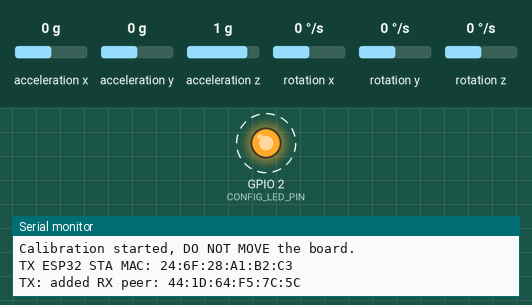
Simulated run of this sketch. Board: ESP32. Parts: output pins drawn as LEDs (lit = HIGH), the last lines printed to the serial monitor. Dashed ring = blinking. The test bench sets the inputs (shaded band); at power-on: acceleration z 1 g, acceleration y 0 g, acceleration x 0 g, rotation x 0 °/s, rotation y 0 °/s, rotation z 0 °/s. WiFi joins after 1.5 s; servers stay silent unless stated.

Above: at 0.25 s.
At 5.7 s:
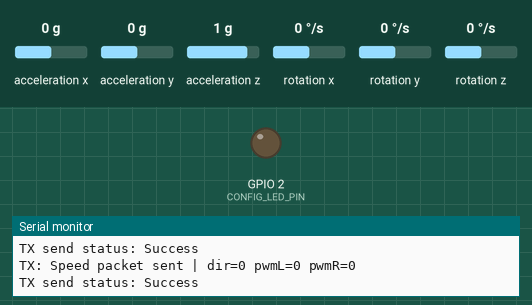
5.8 s: acceleration z set to -1.4 g
7.3 s: acceleration y set to -0.2 g
Timing chart, 0 to 9.8 s (numbered marks = the images above; inputs shaded):
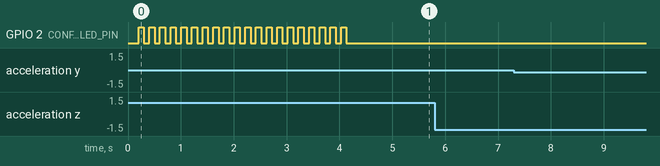

Measured:
- by itself, GPIO 2 (CONFIG_LED_PIN): alternates HIGH for 0.10 s and LOW for 0.10 s, 40 changes in all, then stays LOW

The sketch:

MPU6050_Telemetry_TX.ino
```cpp
#include <Arduino.h>
#include <Wire.h>
#include <MPU6050_light.h>

#include <esp_now.h>
#include <WiFi.h>
#include <esp_mac.h>   // esp_read_mac, ESP_MAC_WIFI_STA
#include <math.h>      // fabsf, atan2f, sqrtf

// ================== GLOBAL CONFIG / CONSTANTS ==================

// Pins
const uint8_t CONFIG_LED_PIN           = 2;     // Onboard LED pin
const int     CONFIG_I2C_SDA_PIN       = 19;    // SDA pin
const int     CONFIG_I2C_SCL_PIN       = 23;    // SCL pin

// Startup
const uint32_t CONFIG_STARTUP_DELAY_MS = 200;   // small gate at startup

// Calibration settings
const uint16_t CONFIG_CALIB_SAMPLE_COUNT       = 2000;  // samples for gyro calib
const uint32_t CONFIG_CALIB_SAMPLE_INTERVAL_US = 2000;  // µs between samples
const uint32_t CONFIG_CALIB_BLINK_INTERVAL_MS  = 100;   // LED blink during calibration

// Filter / math constants
const float    CONFIG_RAD_TO_DEG               = 57.2957795f;
const float    CONFIG_COMPLEMENTARY_ALPHA      = 0.95f; // gyro weight
const float    CONFIG_MICROS_TO_SECONDS        = 1.0e-6f;
const float    CONFIG_INITIAL_ANGLE_DEG        = 0.0f;
const float    CONFIG_YAW_WRAP_POS_DEG         = 180.0f;
const float    CONFIG_YAW_WRAP_NEG_DEG         = -180.0f;
const float    CONFIG_FULL_TURN_DEG            = 360.0f;

// Print & send intervals
const uint32_t CONFIG_PRINT_INTERVAL_MS        = 1000;  // print every second
const uint32_t CONFIG_SEND_INTERVAL_MS         = 100;   // send every 100 ms

// Link monitoring
const uint32_t CONFIG_LINK_TIMEOUT_MS          = 1000;  // if no ACK in this time → link lost

// MPU status code
const uint8_t  CONFIG_MPU_STATUS_OK            = 0;     // status==0 => OK

// RX (peer) MAC - your receiver board
uint8_t CONFIG_RX_MAC[6] = {0x44, 0x1D, 0x64, 0xF5, 0x7C, 0x5C};

// ACK payload
const char CONFIG_ACK_TEXT[] = "ACK";

// ========= SPEED MAPPING CONFIG (TX-side) =========

// 10-bit PWM
const int SPEED_BITS        = 10;
const int SPEED_MAX         = (1 << SPEED_BITS) - 1;  // 1023
const int SPEED_MIN_RUN     = 150;  // minimal useful PWM when moving
const int SPEED_STOP        = 0;

// Max "useful" tilt angles for control zone
const float MAX_PITCH_DEG   = 30.0f;  // for turning (around Y)
const float MAX_ROLL_DEG    = 30.0f;  // for forward/back (around X)

// Deadzones around neutral pose
const float PITCH_DEADZONE_DEG = 5.0f;
const float ROLL_DEADZONE_DEG  = 5.0f;

// Safety: if pitch or roll goes beyond this, we force STOP
// (Yaw is intentionally NOT used to avoid drift issues)
const float MAX_ABS_ANGLE_DEG  = 60.0f;

// Slew-rate limit for command changes (per ms, in normalized [-1..1] units)
const float CMD_SLEW_MAX_PER_MS = 0.004f;  // 0 → full in ~250 ms

// ====== SENSITIVITY COEFFICIENTS ======
// How fast speed increases with inclination.
// < 1.0 → softer, > 1.0 → more aggressive.
const float FORWARD_SENSITIVITY = 2.0f;  // roll → forward/back
const float TURN_SENSITIVITY    = 2.0f;  // pitch → left/right

// How much forward "thrust" comes from turning only (side tilt)
// 0.0 → no motion if you only tilt sideways
// 0.5 → half speed from pure turning
const float TURN_THRUST_FACTOR  = 0.5f;

// Packet structure **sent to RX**
struct SpeedPacket {
  uint16_t pwmL;   // 0..1023 magnitude
  uint16_t pwmR;   // 0..1023 magnitude
  int8_t   dir;    // -1 = backward, 0 = stop, 1 = forward
};

// ================== GLOBAL STATE ==================

MPU6050 mpu(Wire);

// Calibration state machine
enum CalibState {
  CALIB_STATE_NOT_STARTED = 0,
  CALIB_STATE_RUNNING     = 1,
  CALIB_STATE_DONE        = 2
};

CalibState globalCalibState = CALIB_STATE_NOT_STARTED;

// Gyro calibration sums & offsets
uint16_t globalCalibSampleCounter = 0;
float    globalGyroXSum           = 0.0f;
float    globalGyroYSum           = 0.0f;
float    globalGyroZSum           = 0.0f;

float    globalGyroXOffset        = 0.0f;
float    globalGyroYOffset        = 0.0f;
float    globalGyroZOffset        = 0.0f;

// Timing globals
uint32_t globalLastBlinkMillis    = 0;
uint32_t globalLastSampleMicros   = 0;
uint32_t globalLastUpdateMicros   = 0;
uint32_t globalLastPrintMillis    = 0;
uint32_t globalLastSendMillis     = 0;
uint32_t globalStartupMillis      = 0;

// Angles (current filtered)
float    globalPitchDeg           = 0.0f;  // rotation around Y
float    globalRollDeg            = 0.0f;  // rotation around X
float    globalYawDeg             = 0.0f;

// Neutral (starting) orientation
float    neutralPitchDeg          = 0.0f;
float    neutralRollDeg           = 0.0f;

// IMU status flag
bool     globalImuOk              = false;

// Link state (for LED)
bool     globalLinkActive         = false;
uint32_t globalLastAckMillis      = 0;

// Command smoothing (slew-rate limiting)
float    g_forwardCmdPrev         = 0.0f;  // [-1..1]
float    g_turnCmdPrev            = 0.0f;  // [-1..1]
uint32_t g_lastCmdUpdateMs        = 0;

// ================== HELPER FUNCTIONS ==================

void printMac(const uint8_t *mac) {
  for (int i = 0; i < 6; i++) {
    if (i > 0) Serial.print(":");
    if (mac[i] < 0x10) Serial.print("0");
    Serial.print(mac[i], HEX);
  }
}

inline float clampf(float v, float lo, float hi) {
  if (v < lo) return lo;
  if (v > hi) return hi;
  return v;
}

// Map |value| in [0..1] to [SPEED_MIN_RUN..SPEED_MAX]
int speedFromNormalized(float v) {
  float mag = fabsf(v);  // [0..1]
  if (mag < 0.001f) {
    return SPEED_STOP;
  }

  int pwmSpan = SPEED_MAX - SPEED_MIN_RUN;
  int pwm     = SPEED_MIN_RUN + (int)(mag * pwmSpan);

  if (pwm > SPEED_MAX) pwm = SPEED_MAX;
  return pwm;  // magnitude only
}

// Map an angle (deg) with deadzone & max angle to a normalized command [-1..1]
float mapAngleToCommand(float angleDeg, float deadzoneDeg, float maxDeg) {
  float absA = fabsf(angleDeg);

  if (absA <= deadzoneDeg) {
    return 0.0f;
  }

  float span = maxDeg - deadzoneDeg;
  if (span <= 0.0f) {
    return 0.0f;
  }

  float mag = (absA - deadzoneDeg) / span;  // 0..1
  if (mag > 1.0f) mag = 1.0f;

  float sign = (angleDeg >= 0.0f) ? 1.0f : -1.0f;
  return sign * mag;  // [-1..1]
}

// Build SpeedPacket from current angles with safety, sensitivity & slew
void buildSpeedPacket(SpeedPacket &spkt) {
  uint32_t nowMs = millis();

  // Angles relative to neutral starting point
  float relPitch = globalPitchDeg - neutralPitchDeg;  // for turning (left/right)
  float relRoll  = globalRollDeg  - neutralRollDeg;   // for forward/back

  // Default STOP
  spkt.dir  = 0;
  spkt.pwmL = SPEED_STOP;
  spkt.pwmR = SPEED_STOP;

  // --- SAFETY: tilt only (pitch/roll), yaw is NOT used ---
  if (fabsf(relPitch) > MAX_ABS_ANGLE_DEG ||
      fabsf(relRoll)  > MAX_ABS_ANGLE_DEG) {

    g_forwardCmdPrev  = 0.0f;
    g_turnCmdPrev     = 0.0f;
    g_lastCmdUpdateMs = nowMs;

    Serial.print(F("Safety: tilt too large → STOP | relPitch="));
    Serial.print(relPitch, 2);
    Serial.print(F(" relRoll="));
    Serial.println(relRoll, 2);
    return;
  }

  // ---------- Raw commands from angles ----------
  // Forward / back: roll
  // Turn left/right: pitch (minus to flip side if needed)
  float forwardRaw = mapAngleToCommand(relRoll,  ROLL_DEADZONE_DEG,  MAX_ROLL_DEG);   // -1..1
  float turnRaw    = -mapAngleToCommand(relPitch, PITCH_DEADZONE_DEG, MAX_PITCH_DEG); // -1..1

  // Sensitivity
  forwardRaw *= FORWARD_SENSITIVITY;
  turnRaw    *= TURN_SENSITIVITY;

  forwardRaw = clampf(forwardRaw, -1.0f, 1.0f);
  turnRaw    = clampf(turnRaw,    -1.0f, 1.0f);

  // Near neutral?
  bool nearNeutral =
    (fabsf(relPitch) < PITCH_DEADZONE_DEG && fabsf(relRoll) < ROLL_DEADZONE_DEG);

  // ---------- Slew-rate limiting ----------
  if (g_lastCmdUpdateMs == 0) {
    g_forwardCmdPrev  = forwardRaw;
    g_turnCmdPrev     = turnRaw;
    g_lastCmdUpdateMs = nowMs;
  }

  uint32_t dtMs = nowMs - g_lastCmdUpdateMs;
  if (dtMs == 0) dtMs = 1;
  g_lastCmdUpdateMs = nowMs;

  float maxDelta = CMD_SLEW_MAX_PER_MS * (float)dtMs;

  // Forward axis
  float deltaFwd = forwardRaw - g_forwardCmdPrev;
  if (deltaFwd >  maxDelta) deltaFwd =  maxDelta;
  if (deltaFwd < -maxDelta) deltaFwd = -maxDelta;
  float forwardSmooth = g_forwardCmdPrev + deltaFwd;
  g_forwardCmdPrev    = forwardSmooth;

  // Turn axis
  float deltaTurn = turnRaw - g_turnCmdPrev;
  if (deltaTurn >  maxDelta) deltaTurn =  maxDelta;
  if (deltaTurn < -maxDelta) deltaTurn = -maxDelta;
  float turnSmooth = g_turnCmdPrev + deltaTurn;
  g_turnCmdPrev    = turnSmooth;

  // Snap to zero near neutral
  if (nearNeutral && fabsf(forwardSmooth) < 0.01f && fabsf(turnSmooth) < 0.01f) {
    forwardSmooth = 0.0f;
    turnSmooth    = 0.0f;
  }

  // ---------- Direction logic ----------
  const float FORWARD_DIR_THRESH = 0.02f;
  const float TURN_MOVE_THRESH   = 0.05f;

  if (forwardSmooth > FORWARD_DIR_THRESH) {
    spkt.dir = 1;        // forward
  } else if (forwardSmooth < -FORWARD_DIR_THRESH) {
    spkt.dir = -1;       // backward
  } else if (fabsf(turnSmooth) > TURN_MOVE_THRESH) {
    // No forward tilt, but side tilt present → turn while moving slowly forward
    spkt.dir = 1;        // choose forward as default
  } else {
    spkt.dir = 0;        // fully neutral
  }

  // ---------- Throttle magnitude ----------
  // Combine forward tilt + side tilt:
  float throttleFromForward = fabsf(forwardSmooth);
  float throttleFromTurn    = TURN_THRUST_FACTOR * fabsf(turnSmooth);

  float throttleMag = clampf(throttleFromForward + throttleFromTurn, 0.0f, 1.0f);

  // If direction is 0 or throttle tiny → STOP
  if (spkt.dir == 0 || throttleMag < 0.01f) {
    spkt.dir  = 0;
    spkt.pwmL = SPEED_STOP;
    spkt.pwmR = SPEED_STOP;
    return;
  }

  // ---------- Differential mixing ----------
  // turnSmooth bends left/right around throttleMag
  float baseL = throttleMag - turnSmooth;
  float baseR = throttleMag + turnSmooth;

  baseL = clampf(baseL, 0.0f, 1.0f);
  baseR = clampf(baseR, 0.0f, 1.0f);

  // Convert to PWM magnitudes
  uint16_t pwmL = (uint16_t)speedFromNormalized(baseL);
  uint16_t pwmR = (uint16_t)speedFromNormalized(baseR);

  spkt.pwmL = pwmL;
  spkt.pwmR = pwmR;

  // Debug
  Serial.print(F("relRoll(X)="));
  Serial.print(relRoll, 2);
  Serial.print(F(" relPitch(Y)="));
  Serial.print(relPitch, 2);
  Serial.print(F(" | fSm="));
  Serial.print(forwardSmooth, 3);
  Serial.print(F(" tSm="));
  Serial.print(turnSmooth, 3);
  Serial.print(F(" thrF="));
  Serial.print(throttleFromForward, 3);
  Serial.print(F(" thrT="));
  Serial.print(throttleFromTurn, 3);
  Serial.print(F(" thrMag="));
  Serial.print(throttleMag, 3);
  Serial.print(F(" | dir="));
  Serial.print((int)spkt.dir);
  Serial.print(F(" pwmL="));
  Serial.print(spkt.pwmL);
  Serial.print(F(" pwmR="));
  Serial.println(spkt.pwmR);
}

// ========== Calibration helpers ==========

void startCalibration() {
  globalCalibState          = CALIB_STATE_RUNNING;
  globalCalibSampleCounter  = 0;
  globalGyroXSum            = 0.0f;
  globalGyroYSum            = 0.0f;
  globalGyroZSum            = 0.0f;

  globalLastSampleMicros    = micros();
  globalLastBlinkMillis     = millis();

  digitalWrite(CONFIG_LED_PIN, LOW);

  Serial.println(F("Calibration started, DO NOT MOVE the board."));
}

void handleCalibration() {
  if (globalCalibState != CALIB_STATE_RUNNING) {
    return;
  }

  uint32_t currentMillis = millis();
  uint32_t currentMicros = micros();

  // LED blink (non-blocking)
  if (currentMillis - globalLastBlinkMillis >= CONFIG_CALIB_BLINK_INTERVAL_MS) {
    globalLastBlinkMillis = currentMillis;
    digitalWrite(CONFIG_LED_PIN, !digitalRead(CONFIG_LED_PIN));
  }

  // Sample IMU (non-blocking)
  if ((currentMicros - globalLastSampleMicros) >= CONFIG_CALIB_SAMPLE_INTERVAL_US &&
      globalCalibSampleCounter < CONFIG_CALIB_SAMPLE_COUNT) {

    globalLastSampleMicros = currentMicros;

    mpu.update();

    float gyroX = mpu.getGyroX();
    float gyroY = mpu.getGyroY();
    float gyroZ = mpu.getGyroZ();

    globalGyroXSum += gyroX;
    globalGyroYSum += gyroY;
    globalGyroZSum += gyroZ;

    globalCalibSampleCounter++;
  }

  // Finish calibration
  if (globalCalibSampleCounter >= CONFIG_CALIB_SAMPLE_COUNT) {
    float nSamples = static_cast<float>(CONFIG_CALIB_SAMPLE_COUNT);

    globalGyroXOffset = globalGyroXSum / nSamples;
    globalGyroYOffset = globalGyroYSum / nSamples;
    globalGyroZOffset = globalGyroZSum / nSamples;

    globalCalibState = CALIB_STATE_DONE;
    digitalWrite(CONFIG_LED_PIN, LOW);

    Serial.println(F("Calibration done (gyro only)."));
    Serial.print(F("Gyro offsets: "));
    Serial.print(globalGyroXOffset);
    Serial.print(F(", "));
    Serial.print(globalGyroYOffset);
    Serial.print(F(", "));
    Serial.println(globalGyroZOffset);

    // Initialize angles from accelerometer
    mpu.update();

    float accelX = mpu.getAccX();
    float accelY = mpu.getAccY();
    float accelZ = mpu.getAccZ();

    float accelYZNorm   = sqrtf(accelY * accelY + accelZ * accelZ);

    float pitchFromAccel = atan2f(-accelX, accelYZNorm) * CONFIG_RAD_TO_DEG;
    float rollFromAccel  = atan2f( accelY, accelZ ) * CONFIG_RAD_TO_DEG;

    globalPitchDeg       = pitchFromAccel;
    globalRollDeg        = rollFromAccel;
    globalYawDeg         = CONFIG_INITIAL_ANGLE_DEG;

    // Use this pose as neutral "starting point"
    neutralPitchDeg      = globalPitchDeg;
    neutralRollDeg       = globalRollDeg;

    globalLastUpdateMicros = micros();
    g_lastCmdUpdateMs      = millis();

    Serial.println(F("Angle reference initialized from accelerometer."));
    Serial.print(F("Neutral pitch(Y): "));
    Serial.print(neutralPitchDeg);
    Serial.print(F(" deg, neutral roll(X): "));
    Serial.print(neutralRollDeg);
    Serial.println(F(" deg"));
  }
}

// ============ ESP-NOW CALLBACKS (ESP32 core 3.x) ============

// New send callback signature
void onEspNowSent(const wifi_tx_info_t *info, esp_now_send_status_t status) {
  (void)info; // unused
  Serial.print(F("TX send status: "));
  Serial.println(status == ESP_NOW_SEND_SUCCESS ? F("Success") : F("Fail"));
}

// New recv callback signature
void onEspNowRecv(const esp_now_recv_info_t *recvInfo,
                  const uint8_t *data,
                  int len) {
  Serial.print(F("TX received from: "));
  printMac(recvInfo->src_addr);
  Serial.print(F(" | Len: "));
  Serial.println(len);

  if (len >= 3 &&
      data[0] == CONFIG_ACK_TEXT[0] &&
      data[1] == CONFIG_ACK_TEXT[1] &&
      data[2] == CONFIG_ACK_TEXT[2]) {

    globalLastAckMillis = millis();
    globalLinkActive    = true;
    Serial.println(F("ACK received → link active"));
  } else {
    Serial.print(F("Payload (non-ACK): "));
    for (int i = 0; i < len; i++) {
      Serial.print((char)data[i]);
    }
    Serial.println();
  }
}

// ================== SETUP ==================

void setup() {
  Serial.begin(115200);
  globalStartupMillis = millis();

  pinMode(CONFIG_LED_PIN, OUTPUT);
  digitalWrite(CONFIG_LED_PIN, LOW);

  // I2C & IMU
  Wire.begin(CONFIG_I2C_SDA_PIN, CONFIG_I2C_SCL_PIN);

  uint8_t mpuStatus = mpu.begin();
  Serial.print(F("MPU6050 status: "));
  Serial.println(mpuStatus);

  if (mpuStatus != CONFIG_MPU_STATUS_OK) {
    Serial.println(F("MPU6050 init error, check wiring!"));
    globalImuOk = false;
  } else {
    globalImuOk = true;
    startCalibration();
  }

  // WiFi mode for ESP-NOW
  WiFi.mode(WIFI_STA);
  WiFi.disconnect();

  // Print this ESP32 MAC
  uint8_t txMac[6];
  if (esp_read_mac(txMac, ESP_MAC_WIFI_STA) == ESP_OK) {
    Serial.print(F("TX ESP32 STA MAC: "));
    printMac(txMac);
    Serial.println();
  } else {
    Serial.println(F("Failed to read TX MAC"));
  }

  // ESP-NOW init
  if (esp_now_init() != ESP_OK) {
    Serial.println(F("Error initializing ESP-NOW"));
    return;
  }

  esp_now_register_send_cb(onEspNowSent);
  esp_now_register_recv_cb(onEspNowRecv);

  // Add RX as peer
  esp_now_peer_info_t peerInfo = {};
  memcpy(peerInfo.peer_addr, CONFIG_RX_MAC, 6);
  peerInfo.channel = 0;
  peerInfo.encrypt = false;

  if (esp_now_add_peer(&peerInfo) != ESP_OK) {
    Serial.println(F("Failed to add RX peer"));
    return;
  }

  Serial.print(F("TX: added RX peer: "));
  printMac(CONFIG_RX_MAC);
  Serial.println();
}

// ================== LOOP ==================

void loop() {
  if (!globalImuOk) {
    // IMU failed, optional error blink here
    return;
  }

  // Tiny startup gate (non-blocking)
  if (millis() - globalStartupMillis < CONFIG_STARTUP_DELAY_MS) {
    return;
  }

  // Calibration phase
  if (globalCalibState == CALIB_STATE_RUNNING) {
    handleCalibration();
    return;  // don't send anything before calibration done
  }

  // Normal operation after calibration
  if (globalCalibState == CALIB_STATE_DONE) {

    uint32_t currentMicros = micros();
    float    deltaTime     = static_cast<float>(currentMicros - globalLastUpdateMicros)
                             * CONFIG_MICROS_TO_SECONDS;
    globalLastUpdateMicros = currentMicros;

    mpu.update();

    float accelX = mpu.getAccX();
    float accelY = mpu.getAccY();
    float accelZ = mpu.getAccZ();

    float gyroX  = mpu.getGyroX() - globalGyroXOffset;
    float gyroY  = mpu.getGyroY() - globalGyroYOffset;
    float gyroZ  = mpu.getGyroZ() - globalGyroZOffset;

    float accelYZNorm   = sqrtf(accelY * accelY + accelZ * accelZ);

    float pitchFromAccel = atan2f(-accelX, accelYZNorm) * CONFIG_RAD_TO_DEG;
    float rollFromAccel  = atan2f( accelY, accelZ ) * CONFIG_RAD_TO_DEG;

    // gyroY affects pitch, gyroX affects roll
    float pitchFromGyro  = globalPitchDeg + gyroY * deltaTime;
    float rollFromGyro   = globalRollDeg  + gyroX * deltaTime;
    float yawFromGyro    = globalYawDeg   + gyroZ * deltaTime;

    float beta = (1.0f - CONFIG_COMPLEMENTARY_ALPHA);

    globalPitchDeg = CONFIG_COMPLEMENTARY_ALPHA * pitchFromGyro
                   + beta                        * pitchFromAccel;

    globalRollDeg  = CONFIG_COMPLEMENTARY_ALPHA * rollFromGyro
                   + beta                        * rollFromAccel;

    globalYawDeg   = yawFromGyro;

    // Wrap yaw into [-180, 180] for printing only
    if (globalYawDeg > CONFIG_YAW_WRAP_POS_DEG) {
      globalYawDeg -= CONFIG_FULL_TURN_DEG;
    }
    if (globalYawDeg < CONFIG_YAW_WRAP_NEG_DEG) {
      globalYawDeg += CONFIG_FULL_TURN_DEG;
    }

    uint32_t currentMillis = millis();

    // --- Serial print angles ---
    if (currentMillis - globalLastPrintMillis >= CONFIG_PRINT_INTERVAL_MS) {
      globalLastPrintMillis = currentMillis;

      Serial.print(F("ROLL(X): "));
      Serial.print(globalRollDeg);
      Serial.print(F("\tPITCH(Y): "));
      Serial.print(globalPitchDeg);
      Serial.print(F("\tYAW: "));
      Serial.println(globalYawDeg);
      Serial.println(F("====================================================="));
    }

    // --- Build & send SpeedPacket via ESP-NOW ---
    if (currentMillis - globalLastSendMillis >= CONFIG_SEND_INTERVAL_MS) {
      globalLastSendMillis = currentMillis;

      SpeedPacket spkt;
      buildSpeedPacket(spkt);

      esp_err_t result = esp_now_send(
        CONFIG_RX_MAC,
        reinterpret_cast<uint8_t*>(&spkt),
        sizeof(spkt)
      );

      if (result == ESP_OK) {
        Serial.print(F("TX: Speed packet sent | dir="));
        Serial.print((int)spkt.dir);
        Serial.print(F(" pwmL="));
        Serial.print(spkt.pwmL);
        Serial.print(F(" pwmR="));
        Serial.println(spkt.pwmR);
      } else {
        Serial.print(F("TX: Error sending packet, code: "));
        Serial.println(result);
      }
    }

    // --- Link timeout & LED ---
    if (globalLinkActive) {
      if (currentMillis - globalLastAckMillis > CONFIG_LINK_TIMEOUT_MS) {
        globalLinkActive = false;
        Serial.println(F("TX: link timeout → LED OFF"));
      }
    }

    // LED shows link status (only after calibration)
    digitalWrite(CONFIG_LED_PIN, globalLinkActive ? HIGH : LOW);
  }
}
```
